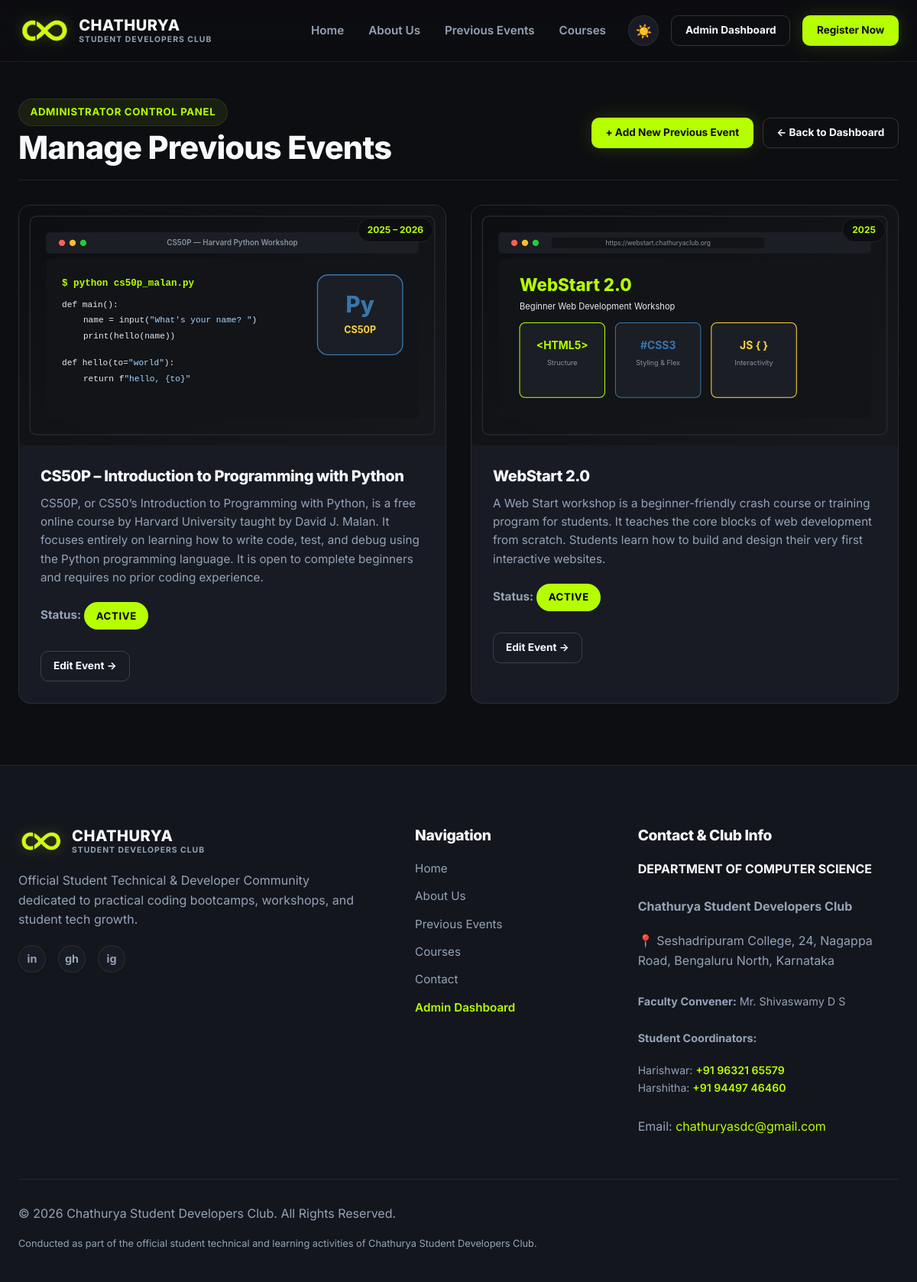
The page /custom-admin/events/ (signed in) on the database its author committed.
### workshop/models.py (models this page shows, shortened)
class PreviousEvent(models.Model):
    title = models.CharField(max_length=200)
    description = models.TextField()
    image = models.ImageField(upload_to='events/', blank=True, null=True)
    image_path = models.CharField(max_length=255, blank=True, null=True, help_text="Fallback static image path e.g. images/cs50p.svg")
    date_str = models.CharField(max_length=100, default='2025 – 2026')
    year = models.CharField(max_length=20, default='2026')
    is_active = models.BooleanField(default=True)
    display_order = models.IntegerField(default=0)
    created_at = models.DateTimeField(auto_now_add=True)
    updated_at = models.DateTimeField(auto_now=True)
    class Meta:
        ordering = ['display_order', '-created_at']

class SiteSettings(models.Model):
    club_name = models.CharField(max_length=200, default='Chathurya Student Developers Club')
    college_name = models.CharField(max_length=200, default='Tech Campus, College Block B')
    logo = models.ImageField(upload_to='logos/', blank=True, null=True)
    hero_title = models.CharField(max_length=200, default='Learn. Build. Launch.')
    hero_subtitle = models.TextField(default='Welcome to Chathurya Student Developers Club. Join our hands-on technical workshops designed to help students build practical skills, explore modern software technologies, and launch real-world projects.')
    about_text = models.TextField(default='Chathurya Student Developers Club is a premier student-led technical community dedicated to nurturing coding talent, practical software engineering, and data science skills.')
    contact_email = models.EmailField(default='chathuryasdc@gmail.com')
    contact_phone = models.CharField(max_length=50, default='', blank=True)
    address = models.TextField(default='Tech Building Block B, Innovation Way, College Campus, 560100')
    instagram_url = models.URLField(blank=True, default='https://instagram.com')
    facebook_url = models.URLField(blank=True, default='https://facebook.com')
    linkedin_url = models.URLField(blank=True, default='https://linkedin.com')
    github_url = models.URLField(blank=True, default='https://github.com')
    footer_text = models.TextField(default='Official Student Technical & Developer Community dedicated to practical coding bootcamps, workshops, and student tech growth.')
    copyright_text = models.CharField(max_length=200, default='© 2026 Chathurya Student Developers Club. All Rights Reserved.')
    class Meta:
        verbose_name = 'Site Settings'
        verbose_name_plural = 'Site Settings'
    @classmethod
    def load(cls):
        obj, created = cls.objects.get_or_create(pk=1)
        return obj

### workshop/views.py (the view)
# urls.py: path('custom-admin/events/', views.admin_events_list_view, name='admin_events_list'),
@user_passes_test(is_staff_user, login_url='admin_login')
def admin_events_list_view(request):
    site_settings = SiteSettings.load()
    events = PreviousEvent.objects.all()
    context = {
        'site_settings': site_settings,
        'events': events,
    }
    return render(request, 'workshop/dashboard/events_list.html', context)

### workshop/views.py (called while the page is built)
def is_staff_user(user):
    return user.is_authenticated and user.is_staff

### workshop/templates/workshop/dashboard/events_list.html (shortened to what this page needs)
{% extends 'workshop/base.html' %}
{% load static %}
{% block content %}
<section class="detail-section" style="padding-top: 3rem; padding-bottom: 5rem;">
  <div class="container">
    <div style="display: flex; justify-content: space-between; align-items: center; flex-wrap: wrap; gap: 1rem; margin-bottom: 2rem; border-bottom: 1px solid var(--border-subtle); padding-bottom: 1rem;">
      <div>
        <div class="badge" style="margin-bottom: 0.25rem;">Administrator Control Panel</div>
        <h2>Manage Previous Events</h2>
      </div>
      <div style="display: flex; gap: 0.75rem;">
        <a href="{% url 'admin_event_add' %}" class="btn btn-primary btn-sm">+ Add New Previous Event</a>
        <a href="{% url 'admin_dashboard' %}" class="btn btn-secondary btn-sm">← Back to Dashboard</a>
      </div>
    </div>
    <div class="events-grid" style="grid-template-columns: repeat(auto-fit, minmax(320px, 1fr));">
      {% for event in events %}
        <article class="event-card">
          <div class="event-img-wrapper">
            {% if event.image %}
              <img src="{{ event.image.url }}" alt="{{ event.title }}">
            {% elif event.image_path %}
              <img src="{% static event.image_path %}" alt="{{ event.title }}">
            {% else %}
              <img src="{% static 'images/event-1.svg' %}" alt="{{ event.title }}">
            {% endif %}
            <span class="event-date-badge">{{ event.date_str }}</span>
          </div>
          <div class="event-body">
            <h3>{{ event.title }}</h3>
            <p>{{ event.description }}</p>
            <p style="margin-top: 0.5rem;"><strong>Status:</strong> {% if event.is_active %}<span class="badge" style="background: var(--accent); color: #000;">Active</span>{% else %}<span class="badge" style="background: #ff5f56; color: #fff;">Disabled</span>{% endif %}</p>
            <div style="margin-top: 1rem;">
              <a href="{% url 'admin_event_edit' event_id=event.id %}" class="btn btn-secondary btn-sm" style="padding: 0.5rem 1rem;">Edit Event →</a>
            </div>
          </div>
        </article>
      {% empty %}
        <p style="color: var(--text-secondary); text-align: center;">No previous events configured.</p>
      {% endfor %}
    </div>
  </div>
</section>
{% endblock %}

### workshop/templates/workshop/footer.html
{% load static %}
<footer id="contact" class="footer">
  <div class="container">
    <div class="footer-grid">
      <div class="footer-col">
        <div class="footer-brand">
          <a href="{% url 'home' %}" class="nav-brand">
            <img src="{% static 'images/chathurya-mark.png' %}" alt="Chathurya Logo Mark" class="brand-mark">
            <div class="brand-text">
              <span class="brand-title">CHATHURYA</span>
              <span class="brand-subtitle">STUDENT DEVELOPERS CLUB</span>
            </div>
          </a>
        </div>
        <p>{{ site_settings.footer_text }}</p>
        <div class="social-links">
          {% if site_settings.linkedin_url %}<a href="{{ site_settings.linkedin_url }}" target="_blank" class="social-icon" aria-label="LinkedIn">in</a>{% endif %}
          {% if site_settings.github_url %}<a href="{{ site_settings.github_url }}" target="_blank" class="social-icon" aria-label="GitHub">gh</a>{% endif %}
          {% if site_settings.instagram_url %}<a href="{{ site_settings.instagram_url }}" target="_blank" class="social-icon" aria-label="Instagram">ig</a>{% endif %}
        </div>
      </div>
      <div class="footer-col">
        <h4>Navigation</h4>
        <div class="footer-links">
          <a href="{% url 'home' %}">Home</a>
          <a href="{% url 'home' %}#about">About Us</a>
          <a href="{% url 'home' %}#events">Previous Events</a>
          <a href="{% url 'courses_list' %}">Courses</a>
          <a href="{% url 'home' %}#contact">Contact</a>
          {% if user.is_authenticated and user.is_staff %}
            <a href="{% url 'admin_dashboard' %}" style="color: var(--accent); font-weight: 600;">Admin Dashboard</a>
          {% else %}
            <a href="{% url 'admin_login' %}">Admin Login</a>
          {% endif %}
        </div>
      </div>
      <div class="footer-col">
        <h4>Contact &amp; Club Info</h4>
        <p style="font-weight: 700; color: var(--text-primary); margin-bottom: 0.2rem;">DEPARTMENT OF COMPUTER SCIENCE</p>
        <p><strong>{{ site_settings.club_name }}</strong></p>
        <p>
          <a href="https://maps.google.com/?q=Seshadripuram+College,+24,+Nagappa+Road,+Bengaluru+North,+Karnataka" target="_blank" rel="noopener noreferrer" class="address-link" title="Open location in Google Maps">
            📍 Seshadripuram College, 24, Nagappa Road, Bengaluru North, Karnataka
          </a>
        </p>
        <p style="margin-top: 0.5rem; font-size: 0.9rem;"><strong>Faculty Convener:</strong> Mr. Shivaswamy D S</p>
        <p style="margin-top: 0.35rem; font-size: 0.9rem;"><strong>Student Coordinators:</strong></p>
        <p style="font-size: 0.88rem; color: var(--text-secondary);">
          Harishwar: <a href="tel:+919632165579" class="phone-link" title="Call Harishwar">+91 96321 65579</a><br>
          Harshitha: <a href="tel:+919449746460" class="phone-link" title="Call Harshitha">+91 94497 46460</a>
        </p>
        <p style="margin-top: 0.4rem;">Email: <a href="mailto:{{ site_settings.contact_email }}" style="color: var(--accent);">{{ site_settings.contact_email }}</a></p>
      </div>
    </div>
    <div class="footer-bottom">
      <p>{{ site_settings.copyright_text }}</p>
      <p style="font-size: 0.8rem;">Conducted as part of the official student technical and learning activities of {{ site_settings.club_name }}.</p>
    </div>
  </div>
</footer>

### rows shown on the page
PreviousEvent: image_path (picture), date_str "2025 – 2026", title "CS50P – Introduction to Programming with Python", description "CS50P, or CS50’s Introduction to Programming with Python, is a free online course by Harvard University taught by David J. Malan. It focuses entirely on learning how to write code, test, and debug using the Python programming language. It is open to complete beginners and requires no prior coding experience.", is_active "ACTIVE"
PreviousEvent: image_path (picture), date_str "2025", title "WebStart 2.0", description "A Web Start workshop is a beginner-friendly crash course or training program for students. It teaches the core blocks of web development from scratch. Students learn how to build and design their very first interactive websites.", is_active "ACTIVE"
SiteSettings: footer_text "Official Student Technical & Developer Community dedicated to practical coding bootcamps, workshops, and student tech growth.", club_name "Chathurya Student Developers Club", contact_email "chathuryasdc@gmail.com", copyright_text "© 2026 Chathurya Student Developers Club. All Rights Reserved."
